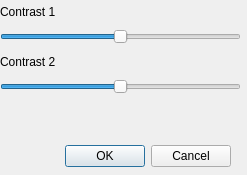
<?xml version="1.0" encoding="UTF-8"?>
<ui version="4.0">
 <class>dialogcontrast</class>
 <widget class="QDialog" name="dialogcontrast">
  <property name="geometry">
   <rect>
    <x>0</x>
    <y>0</y>
    <width>247</width>
    <height>175</height>
   </rect>
  </property>
  <property name="windowTitle">
   <string>Dialog</string>
  </property>
  <widget class="QDialogButtonBox" name="buttonBox">
   <property name="geometry">
    <rect>
     <x>0</x>
     <y>140</y>
     <width>231</width>
     <height>32</height>
    </rect>
   </property>
   <property name="orientation">
    <enum>Qt::Horizontal</enum>
   </property>
   <property name="standardButtons">
    <set>QDialogButtonBox::Cancel|QDialogButtonBox::Ok</set>
   </property>
  </widget>
  <widget class="QWidget" name="verticalLayoutWidget">
   <property name="geometry">
    <rect>
     <x>0</x>
     <y>0</y>
     <width>241</width>
     <height>94</height>
    </rect>
   </property>
   <layout class="QHBoxLayout" name="horizontalLayout_2">
    <item>
     <layout class="QVBoxLayout" name="verticalLayout">
      <item>
       <widget class="QLabel" name="label">
        <property name="text">
         <string>Contrast 1</string>
        </property>
       </widget>
      </item>
      <item>
       <widget class="QSlider" name="horizontalSlider">
        <property name="minimum">
         <number>-127</number>
        </property>
        <property name="maximum">
         <number>127</number>
        </property>
        <property name="value">
         <number>0</number>
        </property>
        <property name="tracking">
         <bool>false</bool>
        </property>
        <property name="orientation">
         <enum>Qt::Horizontal</enum>
        </property>
       </widget>
      </item>
      <item>
       <widget class="QLabel" name="label_2">
        <property name="text">
         <string>Contrast 2</string>
        </property>
       </widget>
      </item>
      <item>
       <widget class="QSlider" name="horizontalSlider_2">
        <property name="minimum">
         <number>-127</number>
        </property>
        <property name="maximum">
         <number>127</number>
        </property>
        <property name="value">
         <number>0</number>
        </property>
        <property name="orientation">
         <enum>Qt::Horizontal</enum>
        </property>
       </widget>
      </item>
     </layout>
    </item>
   </layout>
  </widget>
 </widget>
 <resources/>
 <connections>
  <connection>
   <sender>buttonBox</sender>
   <signal>accepted()</signal>
   <receiver>dialogcontrast</receiver>
   <slot>accept()</slot>
   <hints>
    <hint type="sourcelabel">
     <x>248</x>
     <y>254</y>
    </hint>
    <hint type="destinationlabel">
     <x>157</x>
     <y>274</y>
    </hint>
   </hints>
  </connection>
  <connection>
   <sender>buttonBox</sender>
   <signal>rejected()</signal>
   <receiver>dialogcontrast</receiver>
   <slot>reject()</slot>
   <hints>
    <hint type="sourcelabel">
     <x>316</x>
     <y>260</y>
    </hint>
    <hint type="destinationlabel">
     <x>286</x>
     <y>274</y>
    </hint>
   </hints>
  </connection>
 </connections>
</ui>
